Frame 1 (no input): blank canvas, image omitted
Frame 60 (no input): blank canvas, image omitted
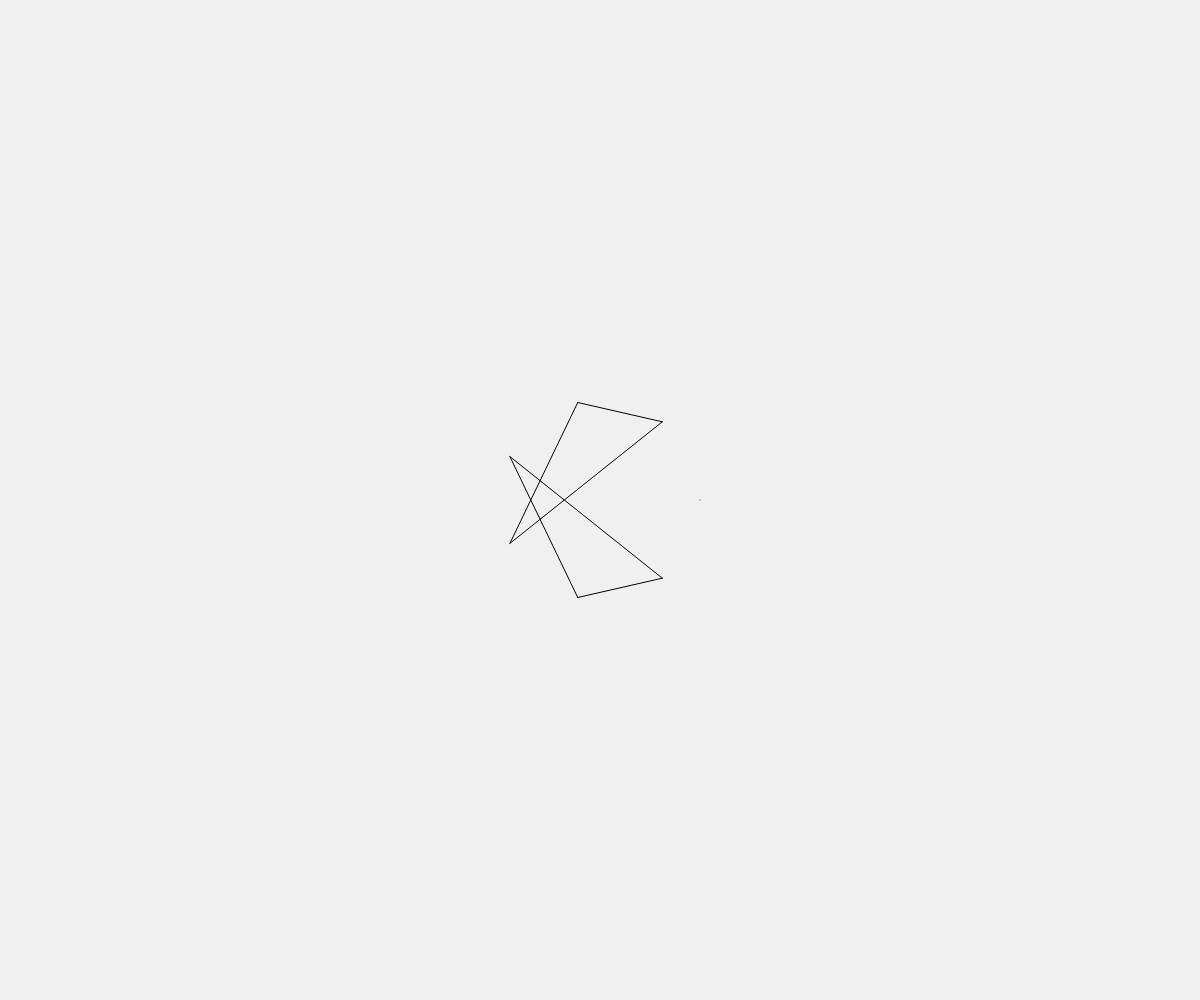
Frame 120 (the mouse pressed at the canvas centre since frame 60)

The p5.js sketch whose frames 1 and 60 were blank and that drew this single picture after the mouse press (run headless with seeded random() and noise() and a simulated clock; from frame 60 on, the mouse is pressed at the canvas centre):

// p5.js sketch
// ── sketch.js

let numArms = 5;

function setup() {
  createCanvas(windowWidth, windowHeight);
}

function draw() {
  background(240);
  translate(width / 2, height / 2);


  numArms = int(map(mouseX, 0, width, 3, 12));
  drawSnowflake(100, numArms);
}

function drawSnowflake(radius, arms) {
  let angle = TWO_PI / arms;

  stroke(0);
  noFill();

  for (let i = 0; i < arms; i++) {
    let x1 = radius * cos(angle * i);
    let y1 = radius * sin(angle * i);
    let x2 = radius * cos(angle * i * 2);
    let y2 = radius * sin(angle * i * 2);
    line(x1, y1, x2, y2);
  }
}
